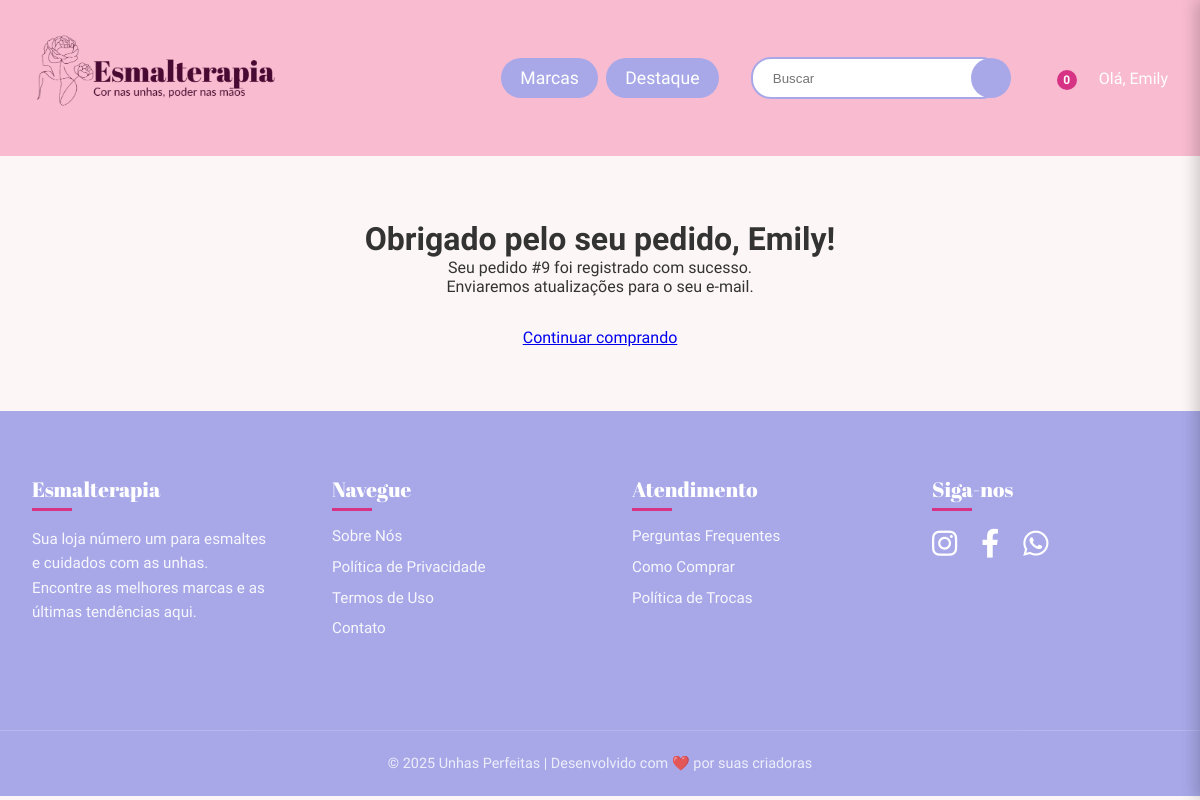
The app's page /pedido/confirmado/9/ (signed in) with its own data.
### core/models.py (models this page shows, shortened)
class Usuario(AbstractUser):
    cpf = models.CharField(max_length=14, unique=True, verbose_name='CPF', help_text="CPF do usuário, deve ser único.")
    telefone = models.CharField(max_length=15, blank=True, null=True, help_text="Telefone de contato do usuário.")
    email = models.EmailField(unique=True)
    favoritos = models.ManyToManyField(Produto, related_name='favoritado_por', blank=True)
    USERNAME_FIELD = 'email'
    REQUIRED_FIELDS = ['username', 'first_name', 'last_name']

class Pedido(models.Model):
    usuario = models.ForeignKey(Usuario, on_delete=models.SET_NULL, null=True, blank=True)
    endereco_entrega = models.ForeignKey(EnderecoUsuario, on_delete=models.SET_NULL, null=True, blank=True)
    valor_total = models.DecimalField(max_digits=10, decimal_places=2)
    data_pedido = models.DateTimeField(auto_now_add=True)
    status = models.CharField(max_length=50, default='Pendente', help_text="Status atual do pedido.")

### core/views.py (the view)
# urls.py: path('pedido/confirmado/<int:pedido_id>/', views.pedido_confirmado, name='pedido_confirmado'),
def pedido_confirmado(request, pedido_id):
    pedido = get_object_or_404(Pedido, id=pedido_id, usuario=request.user)
    context = {'pedido': pedido}
    return render(request, 'core/pedido_confirmado.html', context)

### core/templates/core/pedido_confirmado.html
{% extends 'core/base.html' %}
{% block content %}
<div style="text-align: center; padding: 4rem 1rem;">
    <h1>Obrigado pelo seu pedido, {{ request.user.first_name }}!</h1>
    <p>Seu pedido #{{ pedido.id }} foi registrado com sucesso.</p>
    <p>Enviaremos atualizações para o seu e-mail.</p>
    <a href="{% url 'home' %}" style="margin-top: 2rem; display: inline-block;">Continuar comprando</a>
</div>
{% endblock %}

### core/templates/core/base.html (shortened to what this page needs)
{% load static %}
<!DOCTYPE html>
<html lang="pt-br">
<head>
    <link rel='stylesheet' href='{% static "core/css/base.css" %}'>
    <link rel='stylesheet'
        href='https://cdn-uicons.flaticon.com/2.6.0/uicons-regular-rounded/css/uicons-regular-rounded.css'>
    <link rel="stylesheet" href="https://cdnjs.cloudflare.com/ajax/libs/font-awesome/6.0.0-beta3/css/all.min.css">
</head>
<body>
    <header class="main-header">
        <div class="header-left">
            <div class="logo-container">
                <a href="{% url 'home' %}"><img src="{% static 'core/img/logo-loja-1.png' %}" alt="Unhas Perfeitas"></a>
            </div>
        </div>
        <div class="header-right">
            <nav class="main-nav">
                <ul class="nav-menu">
                    <li class="dropdown">
                        <a href="#">Marcas</a>
                    </li>
                    <li class="dropdown">
                        <a href="#">Destaque</a>
                    </li>
                </ul>
            </nav>
            <form action="{% url 'busca' %}" method="get" class="search-bar">
                <input type="text" name="q" placeholder="Buscar">
                <button type="submit"></button>
            </form>
            <div class="user-actions">
                <a href="{% url 'ver_carrinho' %}" title="Carrinho" class="cart-icon">
                    <span class="cart-count">
                        {% if request.session.carrinho %}  {{ request.session.carrinho|length }}
                        {% else %}                       0
                        {% endif %}                      </span>
                </a>
                {% if user.is_authenticated %}
                <a href="{% url 'perfil' %}" title="Minha Conta" class="user-profile-link">
                    <span>Olá, {{ user.first_name|default:user.username }}</span>
                </a>
                {% else %}
                <a href="{% url 'login' %}" class="login-link">Entrar</a>
                <a href="{% url 'registro' %}" class="register-link">Cadastrar</a>
                {% endif %}
            </div>
        </div>
    </header>
    <main>
        {% block content %}{% endblock %}
    </main>
    <footer class="main-footer">
        <div class="container footer-container">
            <div class="footer-column">
                <h3 class="footer-title">Esmalterapia</h3>
                <p>Sua loja número um para esmaltes e cuidados com as unhas. Encontre as melhores marcas e as últimas
                    tendências aqui.</p>
            </div>
            <div class="footer-column">
                <h3 class="footer-title">Navegue</h3>
                <ul class="footer-links">
                    <li><a href="#">Sobre Nós</a></li>
                    <li><a href="#">Política de Privacidade</a></li>
                    <li><a href="#">Termos de Uso</a></li>
                    <li><a href="#">Contato</a></li>
                </ul>
            </div>
            <div class="footer-column">
                <h3 class="footer-title">Atendimento</h3>
                <ul class="footer-links">
                    <li><a href="#">Perguntas Frequentes</a></li>
                    <li><a href="#">Como Comprar</a></li>
                    <li><a href="#">Política de Trocas</a></li>
                </ul>
            </div>
            <div class="footer-column">
                <h3 class="footer-title">Siga-nos</h3>
                <div class="social-icons">
                    <a href="#" class="social-icon" title="Instagram"><i class="fab fa-instagram"></i></a>
                    <a href="#" class="social-icon" title="Facebook"><i class="fab fa-facebook-f"></i></a>
                    <a href="#" class="social-icon" title="WhatsApp"><i class="fab fa-whatsapp"></i></a>
                </div>
            </div>
        </div>
        <div class="footer-bottom">
            <p>© {% now "Y" %} Unhas Perfeitas | Desenvolvido com ❤️ por suas criadoras</p>
        </div>
    </footer>
</body>
</html>

### core/static/core/css/base.css (style rules this page uses)
:root { --cor-primaria: #F8BBD0; --cor-secundaria: #A8A8E9; --cor-destaque: #d63384; --cor-texto: #333; --cor-fundo: #fdf6f6; --cor-branco: #ffffff; --fonte-principal: 'Afacad', sans-serif; --fonte-titulo: 'Abril Fatface', serif; --sombra-suave: 0 4px 12px rgba(0, 0, 0, 0.08); }
* { margin: 0; padding: 0; box-sizing: border-box; }
body { background-color: var(--cor-fundo); font-family: var(--fonte-principal); color: var(--cor-texto); }
.container { max-width: 1200px; margin: 0 auto; padding: 0 1rem; }
.main-header { display: flex; justify-content: space-between; align-items: center; background-color: var(--cor-primaria); padding: 0.5rem 2rem; position: relative; z-index: 10; }
.header-left { flex-shrink: 0; }
.logo-container img { height: 140px; display: block; }
.header-right { display: flex; align-items: center; gap: 2rem; }
.main-nav .nav-menu { display: flex; list-style: none; gap: 0.5rem; }
.nav-menu li a { text-decoration: none; color: var(--cor-branco); font-size: 1.1rem; font-weight: 500; padding: 0.6rem 1.2rem; display: block; background: var(--cor-secundaria); border-radius: 20px; transition: background-color 0.3s ease; }
.dropdown { position: relative; }
.search-bar { display: flex; align-items: center; }
.search-bar input { padding: 0.7rem 1rem; padding-left: 20px; border: none; border-radius: 20px; width: 250px; border: 2px solid var(--cor-secundaria); }
.search-bar button { background: var(--cor-secundaria); border: none; cursor: pointer; color: var(--cor-branco); width: 40px; height: 40px; border-radius: 50%; margin-left: -30px; display: flex; justify-content: center; align-items: center; transition: background-color 0.3s ease; }
.user-actions { display: flex; align-items: center; gap: 1.5rem; }
.user-actions a { color: var(--cor-branco); font-size: 1.6rem; text-decoration: none; position: relative; display: flex; align-items: center; gap: 0.5rem; transition: transform 0.2s ease; }
.user-actions .user-profile-link span { font-size: 1rem; font-weight: 500; }
.cart-icon .cart-count { position: absolute; top: -8px; right: -10px; background: var(--cor-destaque); border-radius: 50%; width: 20px; height: 20px; font-size: 12px; display: flex; justify-content: center; align-items: center; font-weight: bold; }
.main-footer { background-color: var(--cor-secundaria); color: var(--cor-branco); padding: 4rem 0 1.5rem 0; font-size: 0.95rem; }
.footer-container { display: grid; grid-template-columns: repeat(auto-fit, minmax(220px, 1fr)); gap: 2rem; padding-bottom: 2rem; }
.footer-column { padding: 0 1rem; }
.footer-title { font-family: var(--fonte-titulo); font-size: 1.3rem; margin-bottom: 1.5rem; color: var(--cor-branco); position: relative; font-weight: 500; }
.footer-title::after { content: ''; position: absolute; left: 0; bottom: -8px; height: 3px; width: 40px; background-color: var(--cor-destaque); }
.footer-column p { line-height: 1.6; opacity: 0.9; }
.footer-links { list-style: none; }
.footer-links li { margin-bottom: 0.8rem; }
.footer-links a { color: var(--cor-branco); text-decoration: none; opacity: 0.9; transition: all 0.3s ease; }
.social-icons { display: flex; gap: 1.5rem; }
.social-icon { color: var(--cor-branco); font-size: 1.8rem; transition: transform 0.3s ease, color 0.3s ease; }
.footer-bottom { text-align: center; margin-top: 3rem; padding-top: 1.5rem; border-top: 1px solid rgba(255, 255, 255, 0.2); font-size: 0.9rem; opacity: 0.8; }

### records on screen
Usuario: first_name "Emily", user.first_name "Emily"
Pedido: id "9"
